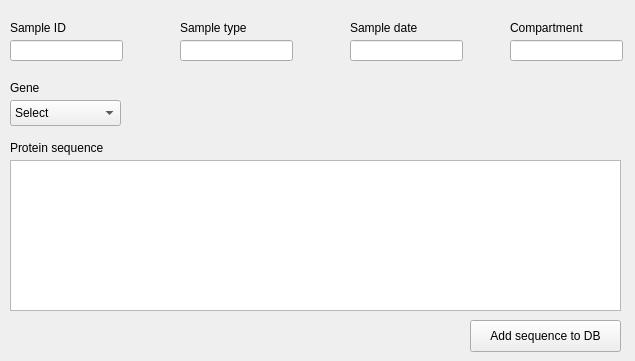
<?xml version="1.0" encoding="UTF-8"?>
<ui version="4.0">
 <class>Form</class>
 <widget class="QWidget" name="Form">
  <property name="geometry">
   <rect>
    <x>0</x>
    <y>0</y>
    <width>635</width>
    <height>361</height>
   </rect>
  </property>
  <property name="windowTitle">
   <string>Insert nucleotide sequence</string>
  </property>
  <widget class="QLabel" name="label_2">
   <property name="geometry">
    <rect>
     <x>10</x>
     <y>20</y>
     <width>71</width>
     <height>16</height>
    </rect>
   </property>
   <property name="text">
    <string>Sample ID</string>
   </property>
  </widget>
  <widget class="QLineEdit" name="sampleID_lineEdit">
   <property name="geometry">
    <rect>
     <x>10</x>
     <y>40</y>
     <width>113</width>
     <height>21</height>
    </rect>
   </property>
  </widget>
  <widget class="QLabel" name="label_5">
   <property name="geometry">
    <rect>
     <x>510</x>
     <y>20</y>
     <width>101</width>
     <height>16</height>
    </rect>
   </property>
   <property name="text">
    <string>Compartment</string>
   </property>
  </widget>
  <widget class="QLineEdit" name="sampleType_lineEdit">
   <property name="geometry">
    <rect>
     <x>180</x>
     <y>40</y>
     <width>113</width>
     <height>21</height>
    </rect>
   </property>
  </widget>
  <widget class="QLabel" name="label_4">
   <property name="geometry">
    <rect>
     <x>350</x>
     <y>20</y>
     <width>81</width>
     <height>16</height>
    </rect>
   </property>
   <property name="text">
    <string>Sample date</string>
   </property>
  </widget>
  <widget class="QLabel" name="label_3">
   <property name="geometry">
    <rect>
     <x>180</x>
     <y>20</y>
     <width>101</width>
     <height>16</height>
    </rect>
   </property>
   <property name="text">
    <string>Sample type</string>
   </property>
  </widget>
  <widget class="QLineEdit" name="compartment_lineEdit">
   <property name="geometry">
    <rect>
     <x>510</x>
     <y>40</y>
     <width>113</width>
     <height>21</height>
    </rect>
   </property>
  </widget>
  <widget class="QLineEdit" name="sampleDate_lineEdit">
   <property name="geometry">
    <rect>
     <x>350</x>
     <y>40</y>
     <width>113</width>
     <height>21</height>
    </rect>
   </property>
  </widget>
  <widget class="QLabel" name="label_6">
   <property name="geometry">
    <rect>
     <x>10</x>
     <y>140</y>
     <width>151</width>
     <height>16</height>
    </rect>
   </property>
   <property name="text">
    <string>Protein sequence</string>
   </property>
  </widget>
  <widget class="QTextEdit" name="textEdit">
   <property name="geometry">
    <rect>
     <x>10</x>
     <y>160</y>
     <width>611</width>
     <height>151</height>
    </rect>
   </property>
  </widget>
  <widget class="QPushButton" name="pushButton">
   <property name="geometry">
    <rect>
     <x>470</x>
     <y>320</y>
     <width>151</width>
     <height>32</height>
    </rect>
   </property>
   <property name="text">
    <string>Add sequence to DB</string>
   </property>
  </widget>
  <widget class="QLabel" name="label_7">
   <property name="geometry">
    <rect>
     <x>10</x>
     <y>80</y>
     <width>71</width>
     <height>16</height>
    </rect>
   </property>
   <property name="text">
    <string>Gene</string>
   </property>
  </widget>
  <widget class="QComboBox" name="comboBox">
   <property name="geometry">
    <rect>
     <x>10</x>
     <y>100</y>
     <width>111</width>
     <height>26</height>
    </rect>
   </property>
   <item>
    <property name="text">
     <string>Select</string>
    </property>
   </item>
  </widget>
 </widget>
 <resources/>
 <connections/>
</ui>
